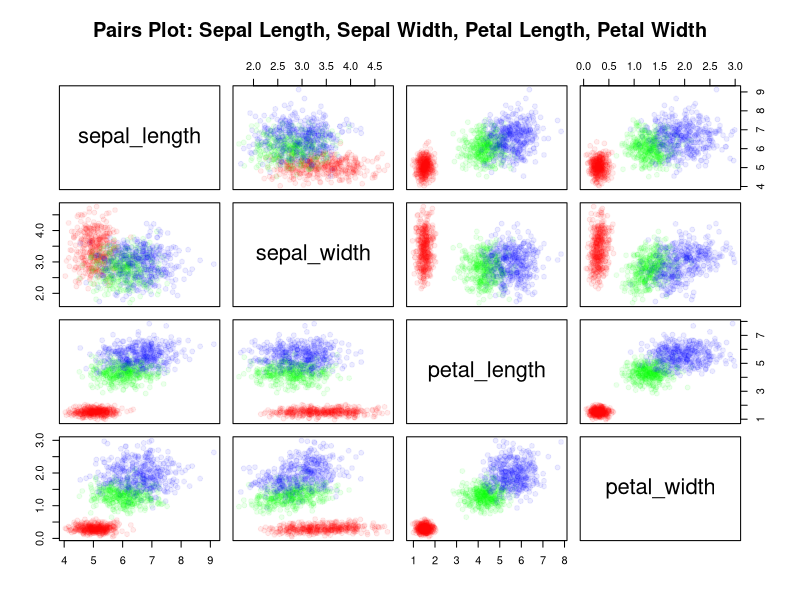
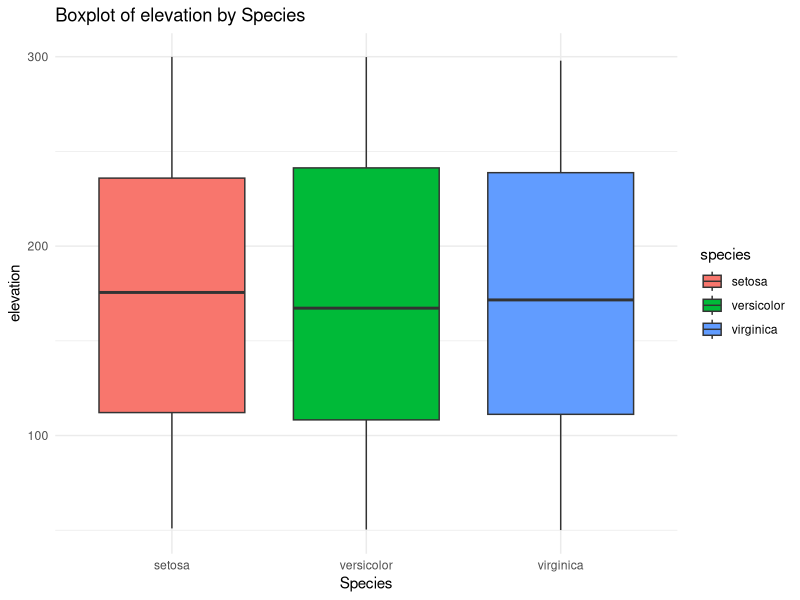
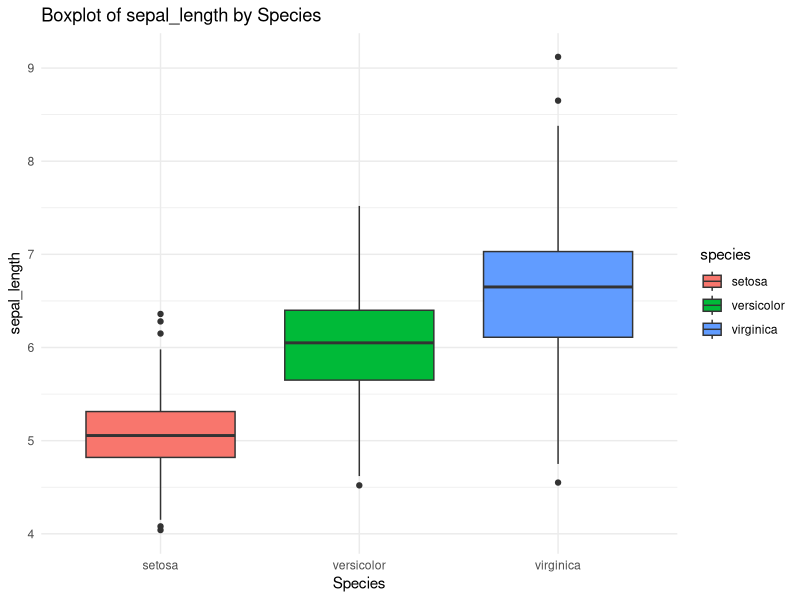
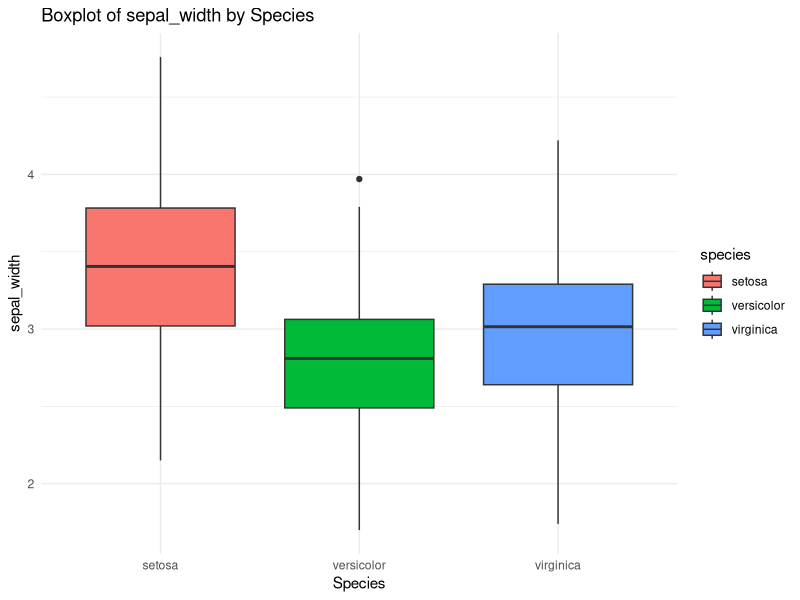
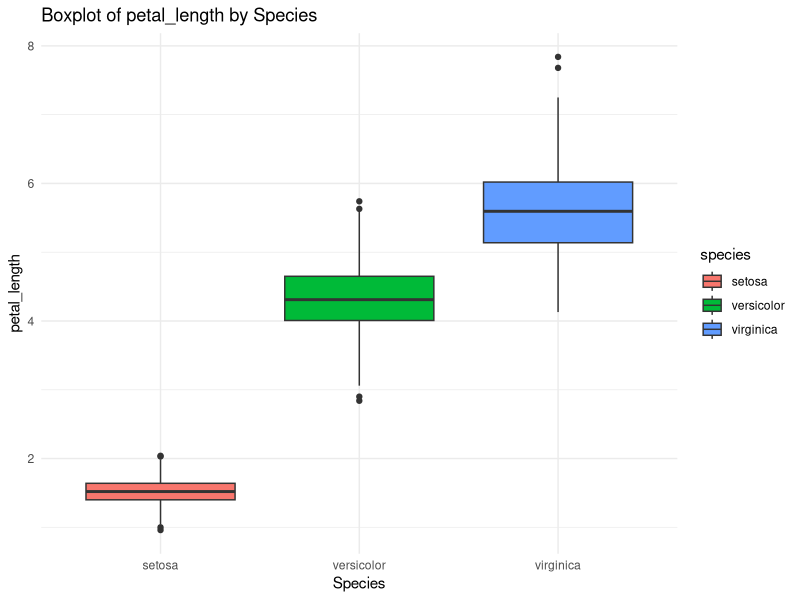
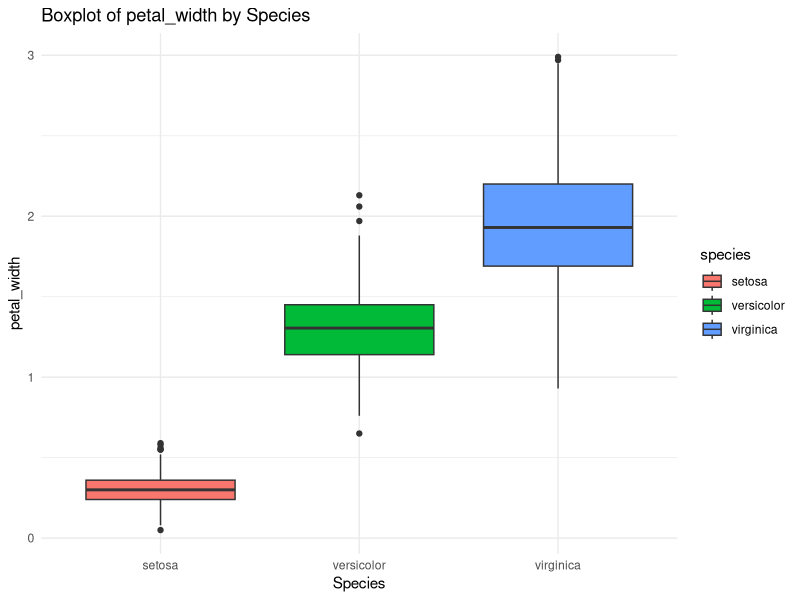
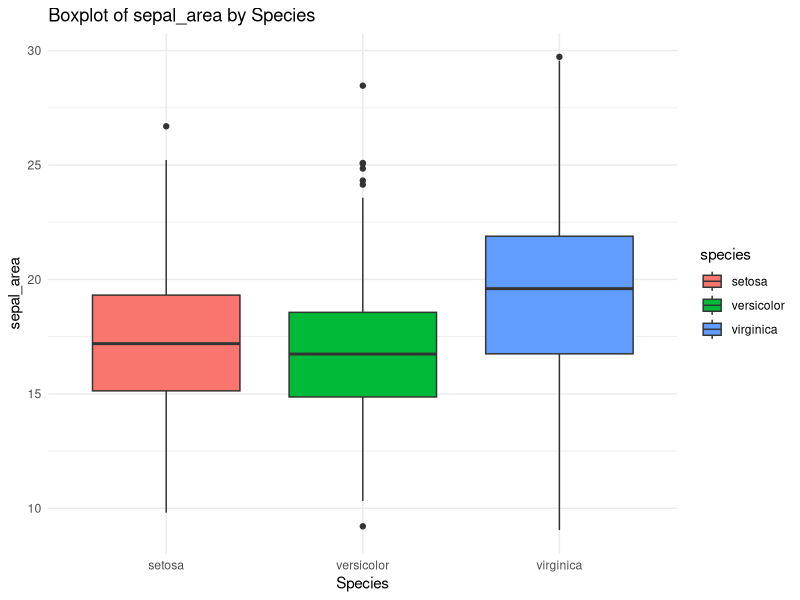
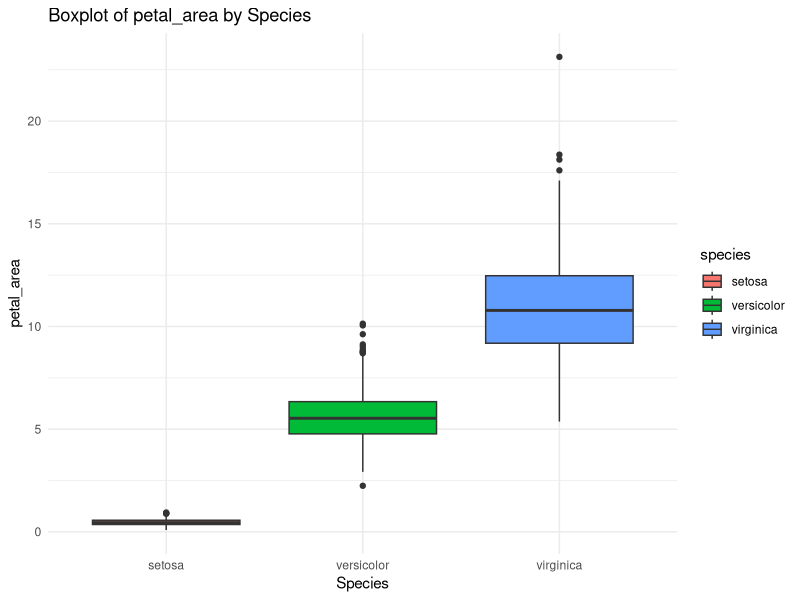

Generate these figures, in order, with R:
## ---- chunk 1
# Load necessary libraries
library(ggplot2)
library(dplyr)
library(purrr)

# Load the dataset
iris_extended <- read.csv("iris_extended.csv")
## ---- chunk 2
num_rows <- nrow(iris_extended)
cat("Number of rows:", num_rows, "\n")
## ---- chunk 3
num_columns <- ncol(iris_extended)
cat("Number of columns:", num_columns, "\n")
## ---- chunk 4
# Display the structure of the dataset
str(iris_extended)
## ---- chunk 5
# Summary of the dataset
summary_stats <- summary(iris_extended)
cat("Summary Statistics:\n")
print(summary_stats)
## ---- chunk 6
# Count the number of rows of each species
species_counts <- iris_extended %>% group_by(species) %>% tally()
cat("\nNumber of rows for each species:\n")
print(species_counts)
## ---- chunk 7
# Load necessary package
library(grDevices)

# Convert species column to a factor
iris_extended$species <- as.factor(iris_extended$species)

# Define a vector of colors (e.g., "setosa" -> red, "versicolor" -> green, "virginica" -> blue)
species_colors <- c("setosa" = "red", "versicolor" = "green", "virginica" = "blue")

# Adjust colors to include transparency (alpha level 0.5)
transparency_level <- 0.075
color_vector <- adjustcolor(species_colors[iris_extended$species], alpha.f = transparency_level)

# Create the pairs plot with custom transparent colors
pairs_plot <- pairs(iris_extended %>%
                      select(sepal_length, sepal_width, petal_length, petal_width),
                    col = color_vector,
                    pch = 19,
                    main = "Pairs Plot: Sepal Length, Sepal Width, Petal Length, Petal Width")
## ---- chunk 8
# Identify numeric columns
numeric_cols <- iris_extended %>%
  select(where(is.numeric)) %>%
  names()

# Function to create boxplot for a given numeric variable
create_boxplot <- function(variable) {
  ggplot(iris_extended, aes_string(x = "species", y = variable, fill = "species")) +
    geom_boxplot() +
    labs(title = paste("Boxplot of", variable, "by Species"), x = "Species", y = variable) +
    theme_minimal()
}

# Create and display boxplots for all numeric variables
boxplots <- map(numeric_cols, create_boxplot)

# Print all boxplots
print(boxplots)
## ---- chunk 9
# Load necessary libraries
library(tidyverse)
library(patchwork)

# Identify numeric columns
numeric_cols <- iris_extended %>%
  select(where(is.numeric)) %>%
  names()

# Function to create boxplot for a given numeric variable without legends, labels, and axis, but with borders and titles
create_boxplot <- function(variable) {
  ggplot(iris_extended, aes_string(x = "species", y = variable, fill = "species")) +
    geom_boxplot(outlier.size = 0.1) +  # Set outlier size to 1
    labs(title = variable) +  # Set the title as the variable name
    theme_minimal() +
    theme(
      legend.position = "none",
      axis.title.x = element_blank(),
      axis.title.y = element_blank(),
      axis.text.x = element_blank(),
      axis.text.y = element_blank(),
      axis.ticks.x = element_blank(),
      axis.ticks.y = element_blank(),
      panel.border = element_rect(colour = "black", fill = NA, size = 1),  # Add border
      plot.title = element_text(hjust = 0.5, size = 5)  # Center align the title and set text size to 5
    )
}

# Create boxplots for all numeric variables
boxplots <- map(numeric_cols, create_boxplot)

# Combine all boxplots into a single visual
combined_boxplot <- wrap_plots(boxplots) + plot_layout(ncol = 7)  # Adjust the number of columns as needed

# Print the combined plot
print(combined_boxplot)
## ---- chunk 10
# Function to create boxplot for a given numeric variable by species and soil type
create_boxplot2 <- function(variable) {
  ggplot(iris_extended, aes_string(x = "soil_type", y = variable, fill = "species")) +
    geom_boxplot() +
    labs(title = paste("Boxplot of", variable, "by Species and Soil Type"), x = "Soil Type", y = variable) +
    theme_minimal() +
    facet_wrap(~ species)
}

# Create and display boxplots for all numeric variables
boxplots2 <- map(numeric_cols, create_boxplot2)

# Print all boxplots
print(boxplots2)
## ---- chunk 11
# Load necessary libraries
library(tidyverse)
library(reshape2)

# Load the dataset
# Assuming 'iris_extended.csv' is the name of your dataset file
iris_extended <- read.csv("iris_extended.csv")

# Calculate the correlation matrix for numeric columns
numeric_cols <- iris_extended %>%
  select(where(is.numeric))

cor_matrix <- cor(numeric_cols, use = "complete.obs")

# Create a correlation heatmap
heatmap_plot <- ggplot(data = as.data.frame(as.table(cor_matrix)), aes(Var1, Var2, fill = Freq)) +
  geom_tile(color = "white") +
  scale_fill_gradient2(low = "blue", high = "red", mid = "white", 
                      midpoint = 0, limit = c(-1,1), space = "Lab", 
                      name="Correlation") +
  theme_minimal() +
  theme(axis.text.x = element_text(angle = 90, vjust = 1, 
                                    hjust = 1)) +
  coord_fixed() +
  labs(title = "Correlation Heatmap", x = "Variables", y = "Variables")

# Print the heatmap plot
print(heatmap_plot)
